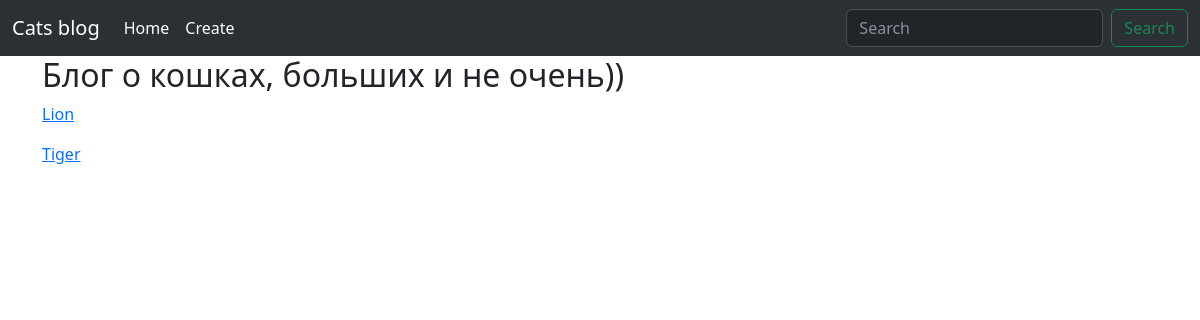
Before: / with the older database file.
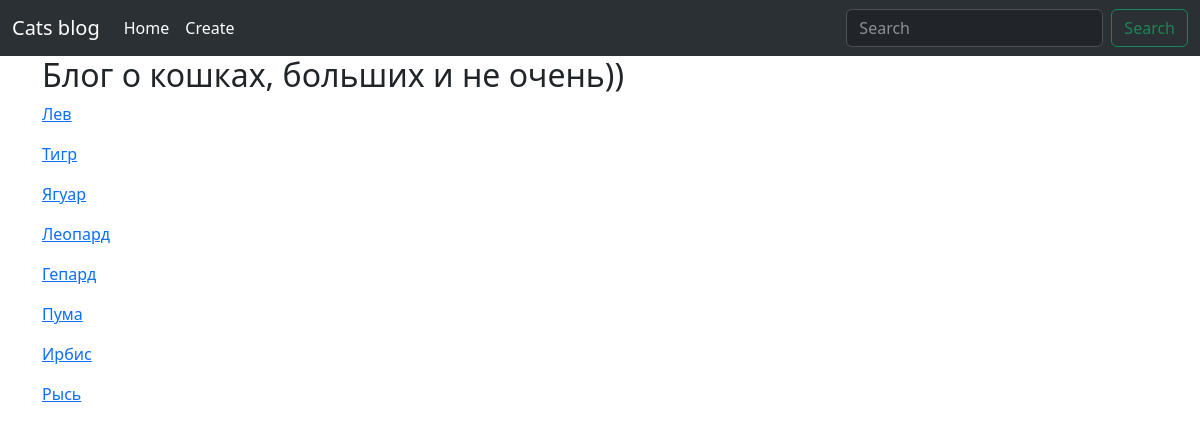
After: the same page with the newer database file.
### models.py (models this page shows, shortened)
class Post(db.Model):
    __tablename__ = 'post'
    id = db.Column(db.Integer, primary_key=True)
    title = db.Column(db.String(100))
    url = db.Column(db.String(100), unique=True)
    body = db.Column(db.Text)
    created = db.Column(db.DateTime, default=datetime.now)
    tags = db.relationship('Tag', secondary=post_tags, backref=db.backref('posts', lazy='dynamic'))

### posts/blueprint.py (the view)
@posts.route('/')
def index_page():
    psts = Post.query.all()
    return render_template('index.html', posts=psts)

### posts/templates/index.html (shortened to what this page needs)
{% extends 'base.html' %}
{% block content_title %}
    Блог о кошках, больших и не очень))
{% endblock %}
{% block content %}
    {% for post in posts%}
        <p>
            <a href="{{ url_for('posts.post_detail_page', url=post.url) }}">
                {{ post.title }}
            </a>
        </p>
    {% endfor %}
{% endblock %}

### templates/base.html (shortened to what this page needs)
<!DOCTYPE html>
<html lang="en">
<head>
    <link href="https://cdn.jsdelivr.net/npm/bootstrap@5.3.0/dist/css/bootstrap.min.css" rel="stylesheet">
</head>
<body>
    <nav class="navbar navbar-expand-lg bg-body-tertiary" data-bs-theme="dark">
        <div class="container-fluid">
            <a class="navbar-brand" href="#">Cats blog</a>
            <div class="collapse navbar-collapse" id="navbarTogglerDemo02">
                <ul class="navbar-nav me-auto mb-2 mb-lg-0">
                    <li class="nav-item">
                        <a class="nav-link active" aria-current="page" href="{{ url_for('posts.index_page') }}">Home</a>
                    </li>
                    <li class="nav-item">
                        <a class="nav-link active" href="{{ url_for('posts.create_post_page') }}">Create</a>
                    </li>
                </ul>
                <form class="d-flex" role="search">
                    <input class="form-control me-2" type="search" placeholder="Search" aria-label="Search">
                    <button class="btn btn-outline-success" type="submit">Search</button>
                </form>
            </div>
        </div>
    </nav>
    <div class="container">
        <h2>
        {% block content_title %}
        {% endblock %}
        </h2>
        {% block content %}
        {% endblock %}
    </div>
</body>
</html>

Changed rows visible on the page:
removed Post: title "Lion"
removed Post: title "Tiger"
added Post: title "Лев"
added Post: title "Тигр"
added Post: title "Ягуар"
added Post: title "Леопард"
added Post: title "Гепард"
added Post: title "Пума"
added Post: title "Ирбис"
added Post: title "Рысь"
